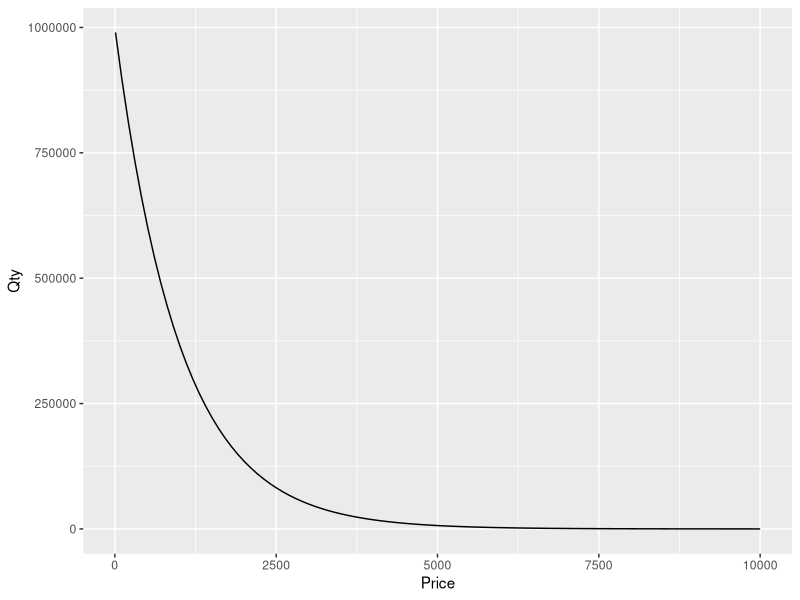
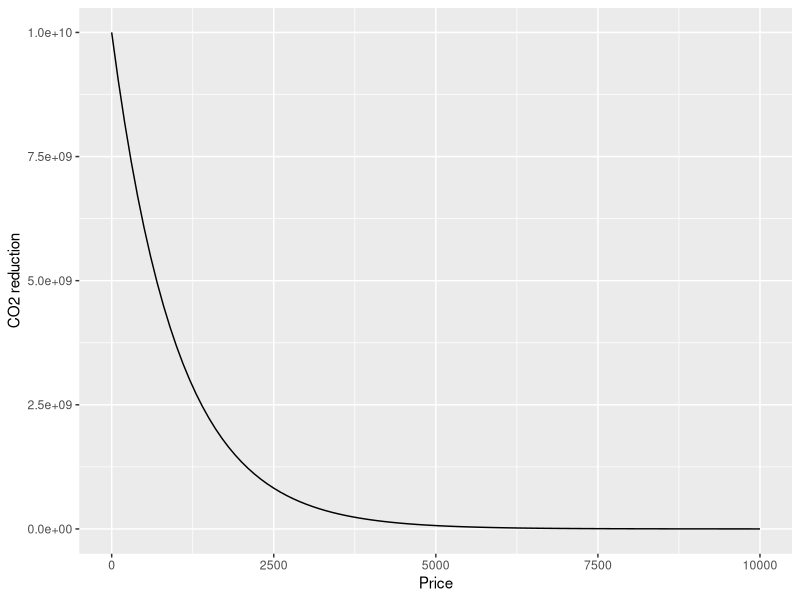
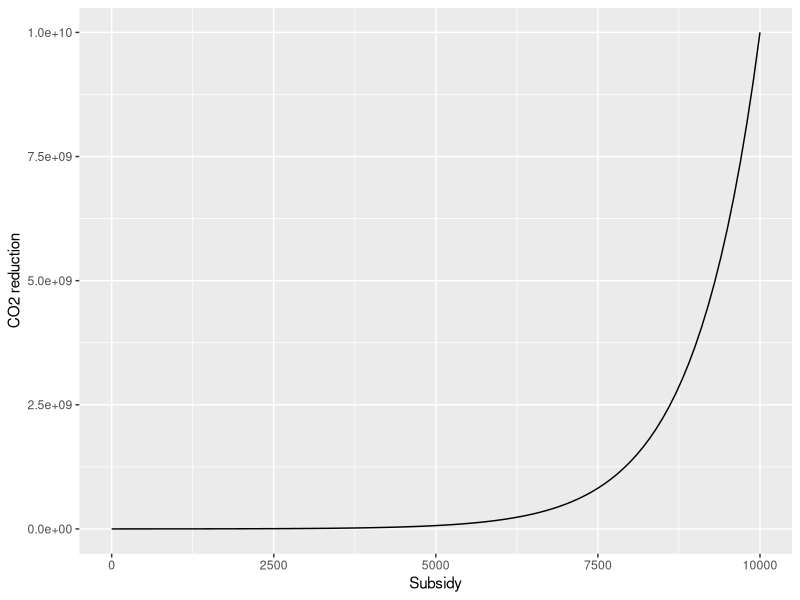

Here is the R script that generated these plots, in order:
## ---- chunk 1
knitr::opts_chunk$set(echo = TRUE)
library(tidyverse)
library(lpSolve)
## ---- chunk 2
# Define our quantity as a function of price, X and eta
q <- function(X, eta, p) {X * exp(-eta * p)}
## ---- chunk 3
ggplot() +
  geom_function(fun = ~q(1000000, .001, .x), xlim = c(10,10000)) +
  xlab("Price") +
  ylab("Qty")
## ---- chunk 4
g_1 = 10000 # kg of CO2 reduced per year per unit
ggplot() +
  geom_function(fun = ~ g_1 * q(1000000, .001, .x), xlim = c(0,10000)) +
  xlab("Price") +
  ylab("CO2 reduction")
## ---- chunk 5
p_1 <- 10000
ggplot() +
  geom_function(fun = ~ g_1 * (q(1000000, .001, p_1 - .x) - q(1000000, .001, p_1)), xlim = c(0,p_1)) +
  xlab("Subsidy") +
  ylab("CO2 reduction")
## ---- chunk 6
overhead = 1.2 # assume 20% overhead

s11 <- tibble(subsidy = "HeatMid",
              g = g_1,
              X = 1000000,
              eta = .001,
              p = p_1,
              s = seq(100, p_1*.8, 1000), #max 80% subsidy
              name = paste(subsidy, s, sep="-"),
              q_nosub = q(X, eta, p),
              q_sub = q(X, eta, p - s),
              g_saved = g*(q_sub - q_nosub),
              s_total = s * q_sub * overhead)

s12 <- tibble(subsidy = "HeatLow",
              g = g_1,
              X = 2000000, # larger market
              eta = .002, # more price sensitive
              p = p_1,
              s = seq(100, p_1*.8, 1000), #max 80% subsidy
              name = paste(subsidy, s, sep="-"),
              q_nosub = q(X, eta, p),
              q_sub = q(X, eta, p - s),
              g_saved = g*(q_sub - q_nosub),
              s_total = s * q_sub * overhead)

s21 <- tibble(subsidy = "SolarMid",
              g = 20000,
              X = 100000, # much smaller market
              eta = .0005, # less price sensitive
              p = 10000,
              s = seq(100, 10000*.8, 1000), #max 80% subsidy
              name = paste(subsidy, s, sep="-"),
              q_nosub = q(X, eta, p),
              q_sub = q(X, eta, p - s),
              g_saved = g*(q_sub - q_nosub),
              s_total = s * q_sub * overhead)

s22 <- tibble(subsidy = "SolarLow",
              g = 20000,
              X = 200000, # much smaller market
              eta = .001,
              p = 10000,
              s = seq(100, 10000*.8, 1000), #max 80% subsidy
              name = paste(subsidy, s, sep="-"),
              q_nosub = q(X, eta, p),
              q_sub = q(X, eta, p - s),
              g_saved = g*(q_sub - q_nosub),
              s_total = s * q_sub * overhead)

s <- rbind(s11, s12, s21, s22)
B <- 1e7
## ---- chunk 7
s
## ---- chunk 8
num_programs <- s %>% count(subsidy) %>% nrow()

# goal: maximize ghg saved
f.obj <- pull(s, g_saved)

# subject to the following constraints
f.con <- matrix(c(s$s_total, # budget for each level
          ifelse(pull(s, subsidy) == "HeatMid", 1, 0), # must pick one level per program
          ifelse(pull(s, subsidy) == "HeatLow", 1, 0), # tk make this more automated
          ifelse(pull(s, subsidy) == "SolarMid", 1, 0),
          ifelse(pull(s, subsidy) == "SolarLow", 1, 0)),
          nrow=5, byrow = TRUE)

f.dir <- c("<=", replicate(num_programs, "="))
f.rhs <- c(B, replicate(num_programs, 1))
## ---- chunk 9
optim.1 <- lp(direction = "max",
              f.obj,
              f.con,
              f.dir,
              f.rhs,
              all.bin = TRUE)
## ---- chunk 10
sum(s$s_total[optim.1$solution == 1])/B
## ---- chunk 11
s$name[optim.1$solution == 1]
## ---- chunk 12
sum(s$g_saved[optim.1$solution == 1]) / 1e6
## ---- chunk 13
f.dir.2 <- c("<=", replicate(num_programs, "<="))

optim.2 <- lp(direction = "max",
              f.obj,
              f.con,
              f.dir.2,
              f.rhs,
              all.bin = TRUE)
## ---- chunk 14
sum(s$s_total[optim.2$solution == 1])/B
## ---- chunk 15
s$name[optim.2$solution == 1]
## ---- chunk 16
sum(s$g_saved[optim.2$solution == 1]) / 1e6
